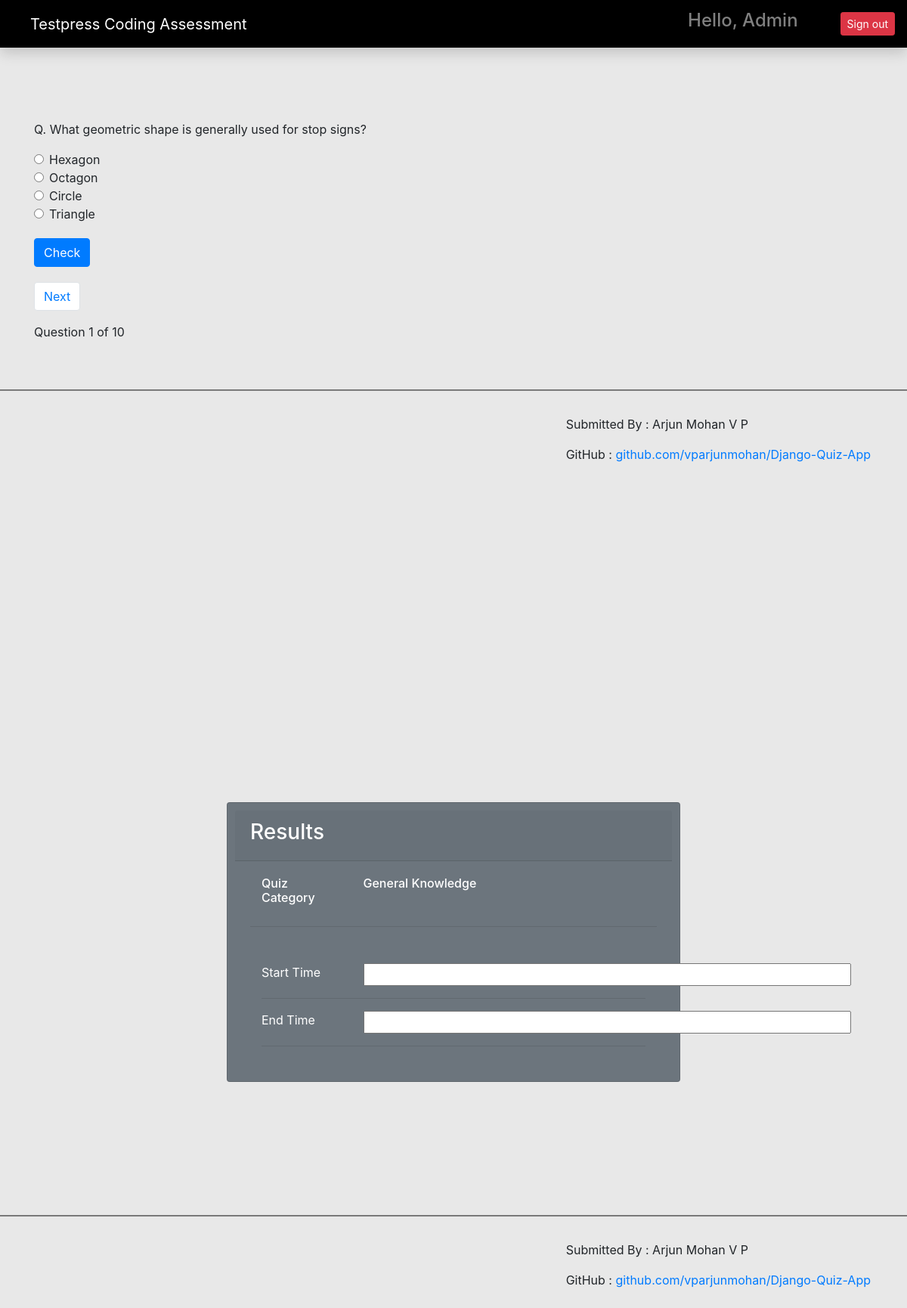
Page /quiz/category/2/ (signed in) on the committed database.
### quiz/models.py (models this page shows, shortened)
class Question(models.Model):
    choice = models.ForeignKey(Category, on_delete=models.CASCADE)
    question = models.CharField(max_length=250)
    answer = models.CharField(max_length=100)
    option_one = models.CharField(max_length=100)
    option_two = models.CharField(max_length=100)
    option_three = models.CharField(max_length=100, blank=True)
    option_four = models.CharField(max_length=100, blank=True)
    created_at = models.DateTimeField(auto_now_add=True)
    updated_at = models.DateTimeField(auto_now=True)

class Category(models.Model):
    owner = models.ForeignKey(to=User, on_delete=models.CASCADE)
    category = models.CharField(max_length=200)
    def __str__(self):
        return self.category

### quiz/views.py (the view, shortened to what this page needs)
# urls.py: path('category/<int:pk>/', take_quiz, name='take_quiz'),
@login_required(login_url='/login/')
def take_quiz(request, pk):
    questions = Question.objects.filter(choice=pk).order_by('-created_at')
    paginator = Paginator(questions,1)
    page_number = request.GET.get('page')
    page_obj = Paginator.get_page(paginator, page_number)
    context = {'questions': questions, 'page_obj': page_obj,}
    if request.method == 'GET':
        request.session['previous_page'] = request.path_info + "?page=" + request.GET.get("page", '1')
        return render(request, 'quiz.html', context)

### templates/quiz.html (shortened to what this page needs)
{% extends 'base.html' %}
{% load static %}
{% block content %}
<div id="section1">
<div class="container mt-5 pt-5">
{% for question in page_obj %}
<form action="" method="post">
  <p>Q. {{question.question}}</p>
  <div class="form-check">
  <input class="form-check-input" type="radio" name="option" id="option_one" value="{{question.option_one}}">
    {{question.option_one}}
</div>
<div class="form-check">
  <input class="form-check-input" type="radio" name="option" id="option_two" value="{{question.option_two}}">
    {{question.option_two}}
</div>
<div class="form-check">
  <input class="form-check-input" type="radio" name="option" id="option_three" value="{{question.option_three}}">
    {{question.option_three}}
</div>
<div class="form-check lower-radio">
  <input class="form-check-input" type="radio" name="option" id="option_four" value="{{question.option_four}}">
    {{question.option_four}}
</div>
  <input class="btn btn-primary check-btn" type="submit" value="Check" id="check" onclick="displayRadioValue();"/>
</form>
</div>
{% endfor %}
<div class="container">
  <div class="pagination-btns">
    <ol class="pagination align-right mr-auto">
    {% if page_obj.has_next %}
      <li class="page-item">
        <a id="next-btn" class="page-link btn btn-success" href="?page={{ page_obj.next_page_number }}" id="next-button" >Next</a>
      </li>
      {% endif %}
    </ol>
Question {{page_obj.number}} of {{page_obj.paginator.num_pages}}
</div>
</div>
    <br><br>
<hr style="height:1px;color:gray;background-color:gray;">
<footer class="mr-lg-5 mt-3" style="float:right;">
  <p>Submitted By : Arjun Mohan V P</p>
  <p>GitHub : <a href="https://github.com/vparjunmohan/Django-Quiz-App" target=_blank>github.com/vparjunmohan/Django-Quiz-App</a></p>
</footer>
</div>
<div  id="section2">
<div class="card text-white bg-secondary mb-3 quizresults">
    <div class="card-header"><h3>Results</h3></div>
    <div class="card-body">
    <div class="container">
    <div class="row">
      <h6 class="card-title col-3">Quiz Category</h6>
      {% for question in page_obj %}
      <h6 class="card-title col-8">{{question.choice}} </h6>
      {% endfor %}
    </div>
    </div>
    <hr>
      <div class="container mt-lg-5">
      <div class="row">
        <div class="col-3">Start Time</div>
        <div class="col-8" id="displayStartTime">
        <input type="text" size="58" id="startTimeField" readonly="true">
        </div>
      </div>
      <hr>
      <div class="row">
        <div class="col-3">End Time</div>
        <div class="col-8" id="displayEndTime">
        <input type="text" size="58" id="endTimeField" readonly="true">
        </div>
      </div>
      <hr>
      </div>
    </div>
  </div>
      <br><br><br><br><br><br>
<hr style="height:1px;color:gray;background-color:gray;">
<footer class="mr-lg-5 mt-3" style="float:right;">
  <p>Submitted By : Arjun Mohan V P</p>
  <p>GitHub : <a href="https://github.com/vparjunmohan/Django-Quiz-App" target=_blank>github.com/vparjunmohan/Django-Quiz-App</a></p>
</footer>
</div>
{% endblock content %}

### templates/base.html (shortened to what this page needs)
{% load static %}
<html lang="en">
<head>
  <link href="{% static 'css/bootstrap.min.css'%}" rel="stylesheet" />
  <link href="{% static 'css/main.css'%}" rel="stylesheet" />
  <link rel="stylesheet" href="https://maxcdn.bootstrapcdn.com/bootstrap/4.0.0/css/bootstrap.min.css" />
  <link rel="stylesheet" href="{% static 'css/styles.css' %}">
</head>
<body>
  <nav class="navbar navbar-dark sticky-top flex-md-nowrap p-0 shadow">
    <a class="navbar-brand col-md-3 col-lg-2 me-0 px-3 ml-4" href="{% url 'index_page' %}">Testpress Coding
      Assessment</a>
    <ul class="navbar-nav px-3" style="display: flex; flex-direction: row; align-items:center;">
      <li class="nav-item text-nowrap">
        <div href="" class="nav-link">
          <h4 class="text text-capitalize">
            Hello, {{request.user.username}}
          </h4>
        </div>
      </li>
      <li class="nav-item text-nowrap mt-3 ml-2">
        <form action="{% url 'logout' %}" method="post">
          <input class="btn btn-danger btn-sm ml-5" type="submit" value="Sign out">
        </form>
      </li>
    </ul>
  </nav>
  {% block content %}
  {% endblock content %}
</body>
</html>

### quiz/static/css/main.css (style rules this page uses)
.navbar { background-color: black; }

### quiz/static/css/styles.css (style rules this page uses)
body { overflow: hidden; background-color: #e8e8e8; }
.check-btn { margin-top: 10px; }
.pagination-btns { margin-top: 20px; }
.lower-radio { margin-bottom: 10px; }
.quizresults { margin: auto; margin-top: 150px; width: 50%; padding: 10px; }
#section1 { height: 100vh; }
#section2 { height: 100vh; }

### rows in the picture
Question: question "What geometric shape is generally used for stop signs?", option_one "Hexagon", option_two "Octagon", option_three "Circle", option_four "Triangle", choice "General Knowledge"

### other values in the picture
{{ request.user.username }} "Admin"
{{ page_obj.number }} "1"
{{ page_obj.paginator.num_pages }} "10"
